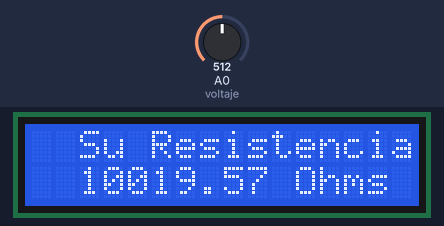
Bench run of a sketch on a simulated Arduino Uno, built with avr-gcc and run on an emulated ATmega328P. On the bench: 16×2 character LCD. Inputs (shaded band) come from the test bench; at power-on: A0 (voltaje) = 512.

Above: at 1.2 s.
1.3 s: A0 (voltaje) set to 497
At 1.9 s:
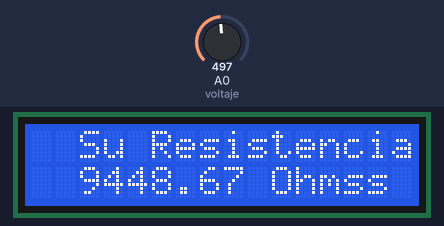
2.8 s: A0 (voltaje) set to 100
At 3.3 s:
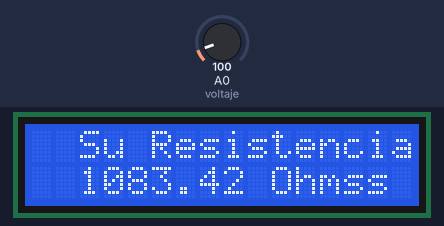
4.3 s: A0 (voltaje) set to 87
At 4.8 s:
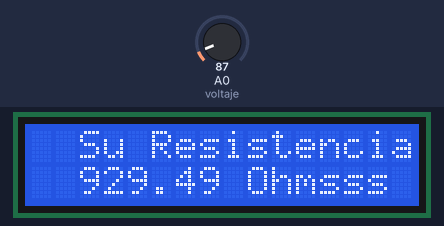
5.8 s: A0 (voltaje) set to 0
At 6.5 s:
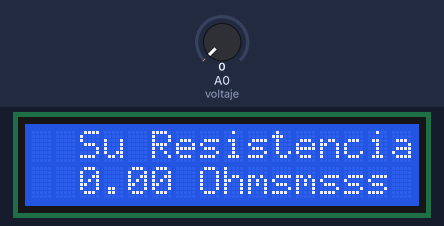
7.3 s: A0 (voltaje) set to 3
At 7.9 s:
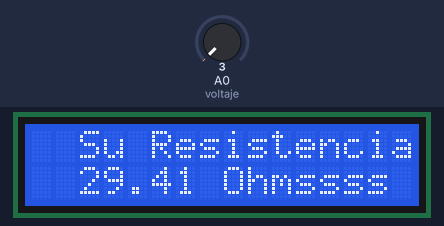
8.8 s: A0 (voltaje) set to 1023
At 9.3 s:
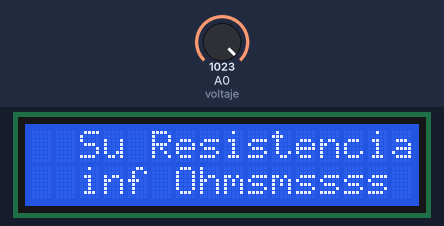
Timing chart, 0 to 11.3 s (numbered marks = the images above; inputs shaded):
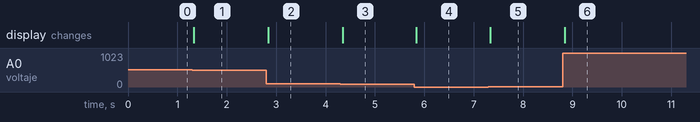

The sketch:

Ohmnimetro_-_2022030.ino
```cpp
#include <LiquidCrystal_I2C.h>
#define voltaje A0
//constructor
LiquidCrystal_I2C samsung(0x27,16,2);
float ecuacion();

void setup() {
  samsung.init();
  samsung.backlight();
  pinMode(voltaje, INPUT);
}

void loop() {
 float mostrar = ecuacion();
 samsung.setCursor(1,0);
 samsung.print(" Su Resistencia ");
 samsung.setCursor(2,1);
 samsung.print(mostrar);
 samsung.print(" Ohms");
}

float ecuacion(){
  float  vout, resultado = 0, arriba=0, abajo=0;
  float vr = analogRead(voltaje);
  vout = (vr*5)/1023;
  arriba = (-vout)*(10000);
  abajo= vout-5;
  resultado = arriba/abajo;
  return resultado;
  }
```

Measured:
- the behaviour switches between 512 and 511 on A0 (voltaje) (found by bisection; images 0 and 1)
- the behaviour switches between 93 and 92 on A0 (voltaje) (found by bisection; images 2 and 3)
- the behaviour switches between 1 and 2 on A0 (voltaje) (found by bisection; images 4 and 5)
- after the input at 1.3 s, the display: changes at once (image 1)
- after the input at 2.8 s, the display: changes at once (image 2)
- after the input at 4.3 s, the display: changes after 0.05 s (image 3)
- after the input at 5.8 s, the display: changes at once (image 4)
- after the input at 7.3 s, the display: changes at once (image 5)
- after the input at 8.8 s, the display: changes after 0.05 s (image 6)
